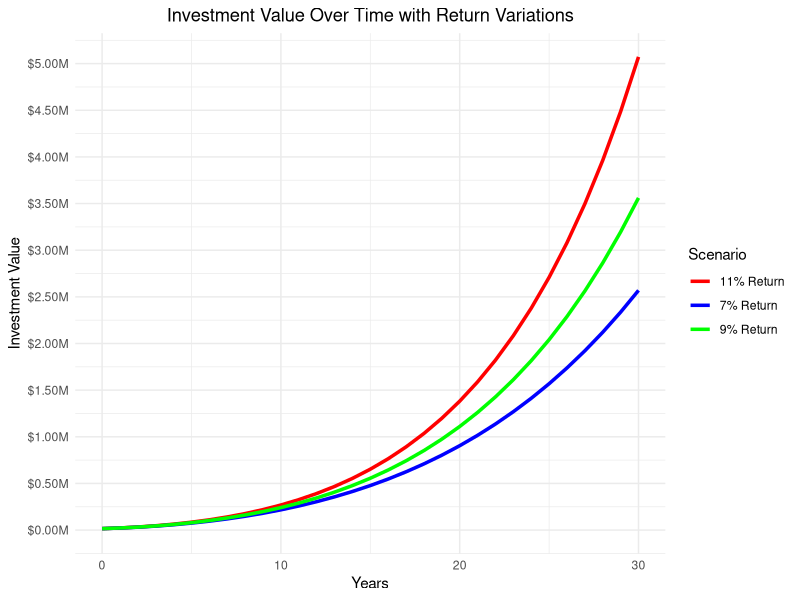

This figure's R source:
## ---- chunk 1
# Load necessary library
library(ggplot2)
library(scales)  # For formatting dollar amounts
## ---- chunk 2
# Define the parameters
initial_investment <- 15500  # Initial investment amount
biweekly_contribution <- 200  # Initial bi-weekly contribution
years <- 30  # Investment period (30 years)
biweekly_contribution_increase <- 75  # Increase in contribution each year
## ---- chunk 3
# Define the return rates for three scenarios
return_rates <- c(0.07, 0.09, 0.11)  # Min (7%), Base (9%), Max (11%)
## ---- chunk 4
# Create an empty list to store results for each scenario
investment_data <- data.frame(Year = integer(), Value = numeric(), Scenario = character())
## ---- chunk 5
# Function to calculate investment value over time
calculate_investment <- function(annual_return) {
  total_investment <- initial_investment
  biweekly_contribution <- 200
  
  # Create a vector to store investment values over time
  investment_values <- numeric(years + 1)
  investment_values[1] <- total_investment
  
  for (year in 1:years) {
    for (period in 1:26) {  # 26 bi-weekly periods in a year
      total_investment <- total_investment * (1 + annual_return / 26)  # Compound interest for the period
      total_investment <- total_investment + biweekly_contribution     # Add bi-weekly contribution
    }
    biweekly_contribution <- biweekly_contribution + biweekly_contribution_increase
    investment_values[year + 1] <- total_investment
  }
  
  return(investment_values)
}
## ---- chunk 6
# Calculate investment values for each return rate scenario and store them in a data frame
for (rate in return_rates) {
  scenario_name <- paste0(round(rate * 100), "% Return")
  
  investment_values <- calculate_investment(rate)
  
  scenario_data <- data.frame(
    Year = 0:years,
    Value = investment_values,
    Scenario = scenario_name
  )
  
  investment_data <- rbind(investment_data, scenario_data)
}
## ---- chunk 7
# Plot the results using ggplot2
ggplot(investment_data, aes(x = Year, y = Value, color = Scenario)) +
  geom_line(size = 1.2) +
  labs(
    title = "Investment Value Over Time with Return Variations",
    x = "Years",
    y = "Investment Value"
  ) +
  theme_minimal() +
  scale_color_manual(values = c("Red", "blue", "green")) +
  scale_y_continuous(labels = label_dollar(scale = 1e-6, suffix = "M"),
                     breaks = seq(0, max(investment_data$Value), by = 500000)) +
  theme(plot.title = element_text(hjust = 0.5),
        axis.text.y = element_text(angle = 0, hjust = 1)) +
  coord_cartesian(ylim = c(0, max(investment_data$Value)))
